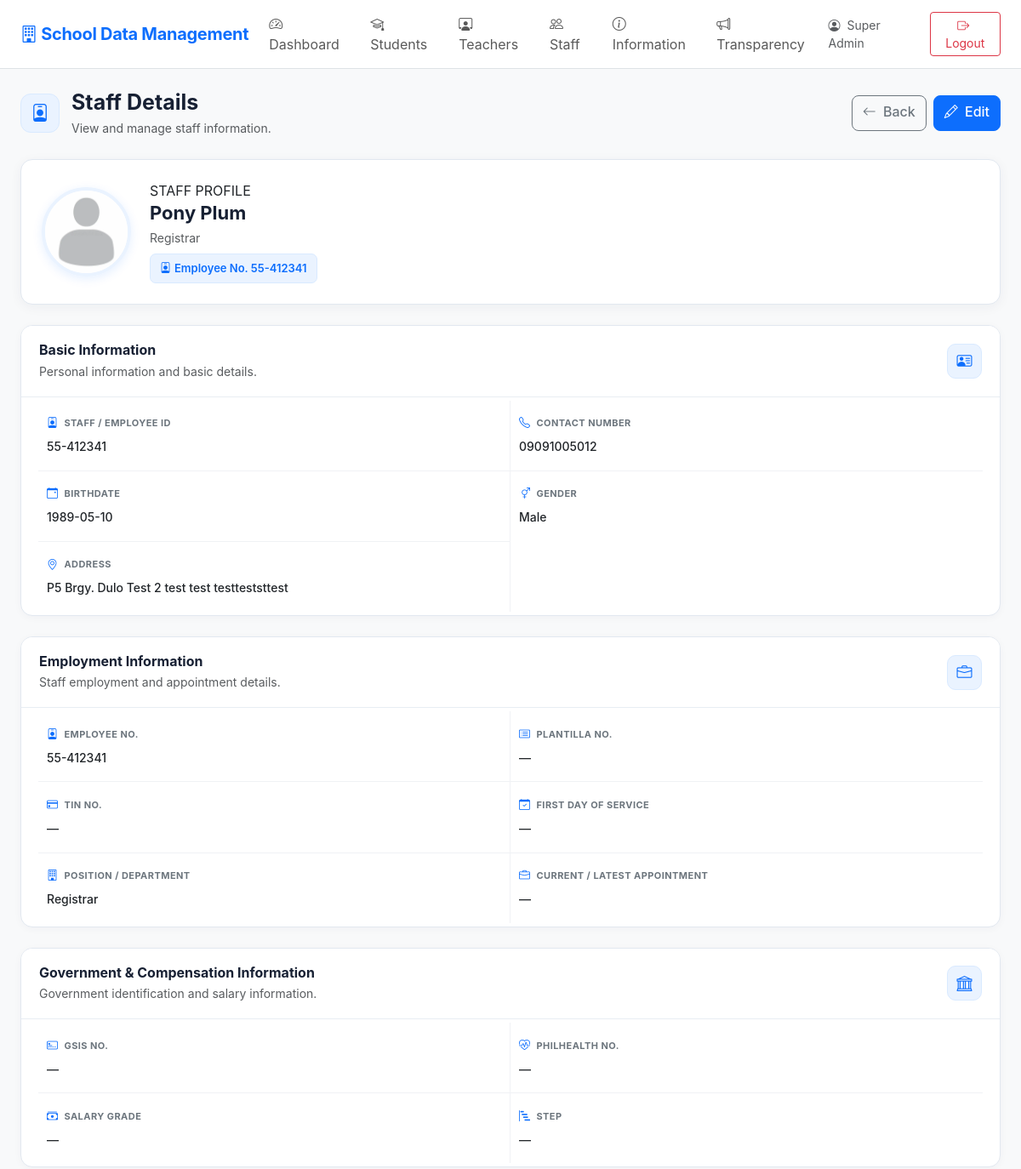
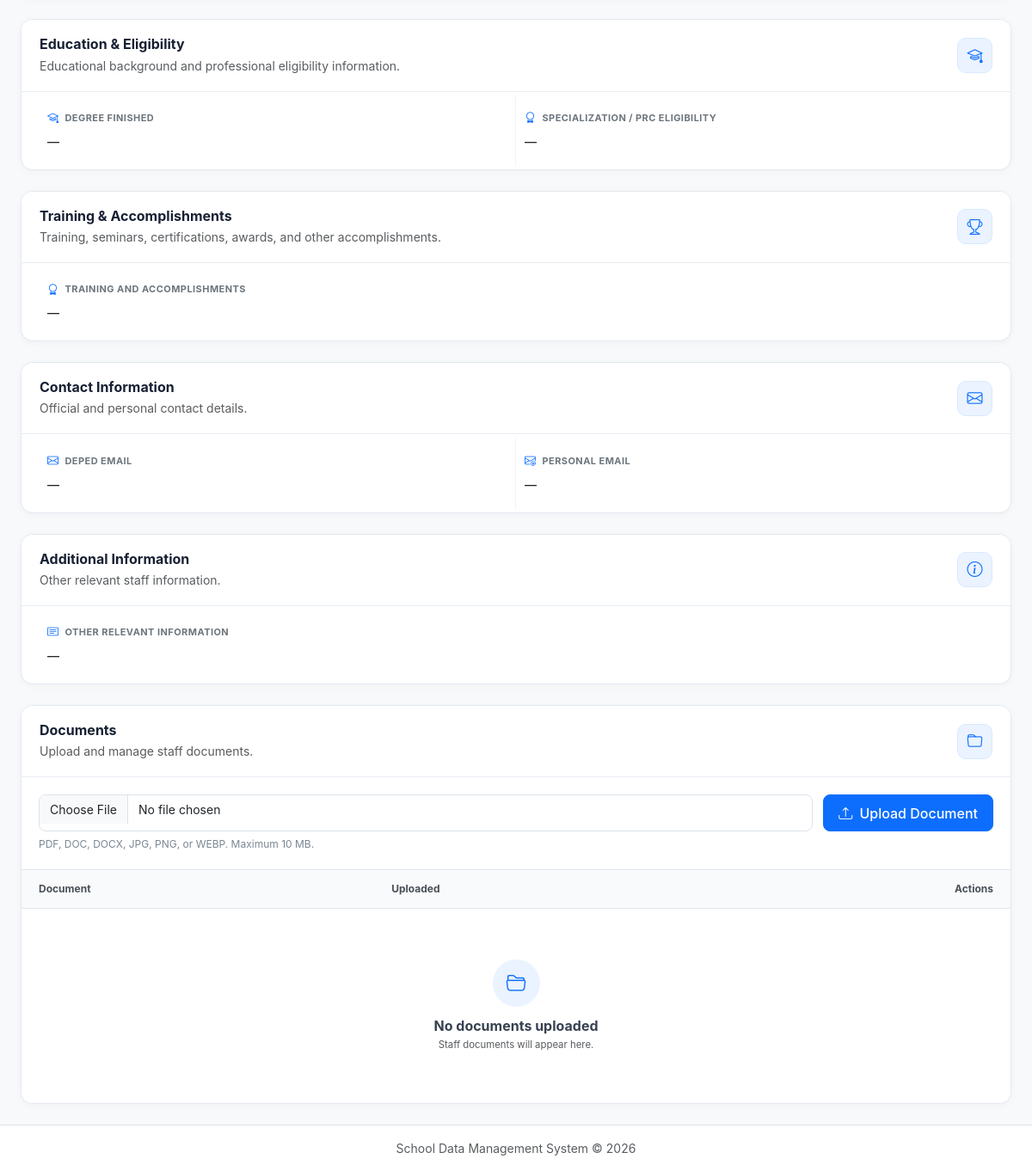
The app's page /staff_view.php?id=1 (signed in) with its own data (2 pictures, top to bottom).
### tables this page shows
CREATE TABLE `staff` (
  `id` int(10) UNSIGNED NOT NULL,
  `user_id` int(10) UNSIGNED DEFAULT NULL,
  `created_by` int(10) UNSIGNED DEFAULT NULL,
  `updated_by` int(10) UNSIGNED DEFAULT NULL,
  `employee_id` varchar(50) NOT NULL,
  `photo` varchar(255) DEFAULT NULL,
  `full_name` varchar(150) NOT NULL,
  `date_of_birth` date DEFAULT NULL,
  `gender` varchar(30) DEFAULT NULL,
  `address` text DEFAULT NULL,
  `contact_number` varchar(50) DEFAULT NULL,
  `email` varchar(150) DEFAULT NULL,
  `position_department` varchar(150) DEFAULT NULL,
  `other_info` text DEFAULT NULL,
  `created_at` timestamp NOT NULL DEFAULT current_timestamp(),
  `updated_at` timestamp NOT NULL DEFAULT current_timestamp() ON UPDATE current_timestamp(),
  `plantilla_no` varchar(50) DEFAULT NULL,
  `first_day_of_service` date DEFAULT NULL,
  `current_latest_appointment` date DEFAULT NULL,
  `deped_email` varchar(150) DEFAULT NULL,
  `personal_email` varchar(150) DEFAULT NULL,
  `degree_finished` varchar(255) DEFAULT NULL,
  `specialization_prc_eligibility` varchar(255) DEFAULT NULL,
  `tin_no` varchar(30) DEFAULT NULL,
  `birthdate` date DEFAULT NULL,
  `specialization` varchar(255) DEFAULT NULL,
  `prc_eligibility` varchar(255) DEFAULT NULL,
  `gsis_no` varchar(50) DEFAULT NULL,
  `philhealth_no` varchar(50) DEFAULT NULL,
  `salary_grade` tinyint(3) UNSIGNED DEFAULT NULL,
  `step` tinyint(3) UNSIGNED DEFAULT NULL,
  `training_accomplishments` text DEFAULT NULL
);

### staff_view.php (the view, shortened to what the rows shown need)
<?php
require_once __DIR__ . '/config.php';
$id = (int) ($_GET['id'] ?? 0);
$stmt = $pdo->prepare("
    SELECT *
    FROM staff
    WHERE id = ?
    LIMIT 1
");
$stmt->execute([$id]);
$staff = $stmt->fetch();
function staff_value($value)
{
    return !empty($value) ? e($value) : '—';
}
include __DIR__ . '/header.php';
?>
<link rel="stylesheet" href="assets/staff_view.css">
<div class="staff-view-header">
    <div class="staff-header-left">
        <div>
            <h2 class="fw-bold mb-1">
                Staff Details
            </h2>
        </div>
    </div>
</div>
<div class="staff-profile-card">
    <div class="staff-profile-photo">
        <?php if (!empty($staff['photo'])): ?>
            <img
                src="<?= e($staff['photo']) ?>"
                alt="<?= e($staff['full_name'] ?? 'Staff') ?>"
            >
        <?php else: ?>
            <div class="staff-photo-placeholder">
                <i class="bi bi-person"></i>
            </div>
        <?php endif; ?>
    </div>
    <div class="staff-profile-info">
        <div class="staff-profile-label">
            STAFF PROFILE
        </div>
        <h3 class="fw-bold mb-1">
            <?= staff_value($staff['full_name'] ?? '') ?>
        </h3>
        <p class="text-muted mb-2">
            <?= staff_value($staff['position_department'] ?? '') ?>
        </p>
        <span class="staff-id-badge">
            <i class="bi bi-person-badge me-1"></i>
            Employee No.
            <?= staff_value($staff['employee_id'] ?? '') ?>
        </span>
    </div>
</div>
<div class="staff-info-card mt-4">
    <div class="staff-info-grid">
        <div class="staff-info-item">
            <div class="staff-info-label">
                <i class="bi bi-person-badge"></i>
                Staff / Employee ID
            </div>
            <div class="staff-info-value">
                <?= staff_value($staff['employee_id'] ?? '') ?>
            </div>
        </div>
        <div class="staff-info-item">
            <div class="staff-info-label">
                <i class="bi bi-telephone"></i>
                Contact Number
            </div>
            <div class="staff-info-value">
                <?= staff_value($staff['contact_number'] ?? '') ?>
            </div>
        </div>
        <div class="staff-info-item">
            <div class="staff-info-label">
                <i class="bi bi-calendar-event"></i>
                Birthdate
            </div>
            <div class="staff-info-value">
                <?= staff_value($staff['date_of_birth'] ?? '') ?>
            </div>
        </div>
        <div class="staff-info-item">
            <div class="staff-info-label">
                <i class="bi bi-gender-ambiguous"></i>
                Gender
            </div>
            <div class="staff-info-value">
                <?= staff_value($staff['gender'] ?? '') ?>
            </div>
        </div>
        <div class="staff-info-item">
            <div class="staff-info-label">
                <i class="bi bi-geo-alt"></i>
                Address
            </div>
            <div class="staff-info-value">
                <?php if (!empty($staff['address'])): ?>
                    <?= nl2br(e($staff['address'])) ?>
                <?php else: ?>
                    —
                <?php endif; ?>
            </div>
        </div>
    </div>
</div>
<div class="staff-info-card mt-4">
    <div class="staff-info-grid">
        <div class="staff-info-item">
            <div class="staff-info-label">
                <i class="bi bi-person-badge"></i>
                Employee No.
            </div>
            <div class="staff-info-value">
                <?= staff_value($staff['employee_id'] ?? '') ?>
            </div>
        </div>
        <div class="staff-info-item">
            <div class="staff-info-label">
                <i class="bi bi-card-list"></i>
                Plantilla No.
            </div>
            <div class="staff-info-value">
                <?= staff_value($staff['plantilla_no'] ?? '') ?>
            </div>
        </div>
        <div class="staff-info-item">
            <div class="staff-info-label">
                <i class="bi bi-credit-card"></i>
                TIN No.
            </div>
            <div class="staff-info-value">
                <?= staff_value($staff['tin_no'] ?? '') ?>
            </div>
        </div>
        <div class="staff-info-item">
            <div class="staff-info-label">
                <i class="bi bi-calendar-check"></i>
                First Day of Service
            </div>
            <div class="staff-info-value">
                <?= staff_value($staff['first_day_of_service'] ?? '') ?>
            </div>
        </div>
        <div class="staff-info-item">
            <div class="staff-info-label">
                <i class="bi bi-building"></i>
                Position / Department
            </div>
            <div class="staff-info-value">
                <?= staff_value($staff['position_department'] ?? '') ?>
            </div>
        </div>
        <div class="staff-info-item">
            <div class="staff-info-label">
                <i class="bi bi-briefcase"></i>
                Current / Latest Appointment
            </div>
            <div class="staff-info-value">
                <?= staff_value($staff['current_latest_appointment'] ?? '') ?>
            </div>
        </div>
    </div>
</div>
<div class="staff-info-card mt-4">
    <div class="staff-info-grid">
        <div class="staff-info-item">
            <div class="staff-info-label">
                <i class="bi bi-credit-card-2-front"></i>
                GSIS No.
            </div>
            <div class="staff-info-value">
                <?php if (array_key_exists('gsis_no', $staff)): ?>
                    <?= staff_value($staff['gsis_no']) ?>
                <?php else: ?>
                    —
                <?php endif; ?>
            </div>
        </div>
        <div class="staff-info-item">
            <div class="staff-info-label">
                <i class="bi bi-heart-pulse"></i>
                PhilHealth No.
            </div>
            <div class="staff-info-value">
                <?php if (array_key_exists('philhealth_no', $staff)): ?>
                    <?= staff_value($staff['philhealth_no']) ?>
                <?php else: ?>
                    —
                <?php endif; ?>
            </div>
        </div>
    </div>
</div>
<div class="staff-info-card mt-4">
    <div class="staff-info-grid">
        <div class="staff-info-item">
            <div class="staff-info-label">
                <i class="bi bi-mortarboard"></i>
                Degree Finished
            </div>
            <div class="staff-info-value">
                <?= staff_value($staff['degree_finished'] ?? '') ?>
            </div>
        </div>
    </div>
</div>
<div class="staff-info-card mt-4">
    <div class="staff-documents-table table-responsive">
        <table class="table align-middle mb-0">
            <thead>
                <tr>
                    <th>
                        Document
                    </th>
                    <th>
                        Uploaded
                    </th>
                    <th class="text-end">
                        Actions
                    </th>
                </tr>
            </thead>
        </table>
    </div>
</div>
<?php include __DIR__ . '/footer.php'; ?>

### records on screen
staff: photo (picture), full_name "Pony Plum", position_department "Registrar", employee "55-412341", contact_number "09091005012", date_of_birth "1989-05-10", gender "Male", address "P5 Brgy. Dulo Test 2 test test testteststtest", plantilla_no "—", tin_no "—", first_day_of_service "—", current_latest_appointment "—", gsis_no "—", philhealth_no "—", degree_finished "—"

### other values on screen
$_SESSION['full_name'] "Super Admin"
